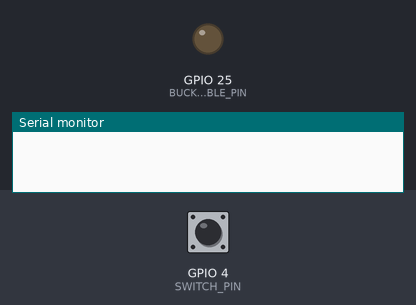
Bench run of a sketch on a simulated ESP32. Parts: output pins drawn as LEDs (lit = HIGH), the last lines printed to the serial monitor. The inputs (shaded band) are chosen by the test bench; at power-on: GPIO 4 (SWITCH_PIN) HIGH.

Above: at 1.2 s.
1.3 s: GPIO 4 (SWITCH_PIN) pulled LOW for 0.15 s
At 1.6 s:
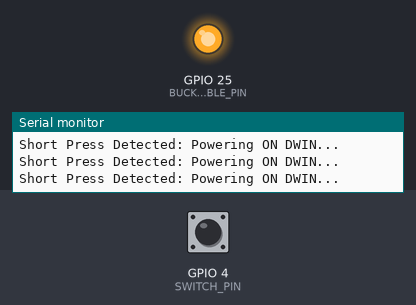
2.9 s: GPIO 4 (SWITCH_PIN) pulled LOW for 1 s
Timing chart, 0 to 5.9 s (numbered marks = the images above; inputs shaded):
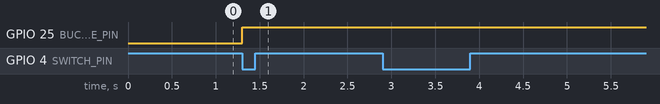

The sketch:

DWIN_with_Buck.ino
```cpp
// #define BUCK_ENABLE_PIN 25  // Change to your desired GPIO

// void setup() {
//   Serial.begin(115200);
//   pinMode(BUCK_ENABLE_PIN, INPUT_PULLDOWN);
//   pinMode(BUCK_ENABLE_PIN, OUTPUT);


//   // Start with buck disabled

// }

// void loop() {

//     // Wait 3 seconds

//   // Enable buck to power DWIN
//   digitalWrite(BUCK_ENABLE_PIN, HIGH);
//   Serial.println("Buck Enabled - DWIN Power ON");
//   delay(6000);  // Wait 5 seconds

//   //Disable again for test
//   digitalWrite(BUCK_ENABLE_PIN, LOW);
//   Serial.println("Buck Disabled - DWIN Power OFF");// Nothing in loop – one-time test in setup()
//   delay(6000);

#include <Arduino.h>
#include "HardwareSerial.h"
#include "driver/uart.h"

#define UART_NUM UART_NUM_2  // Using UART2 for communication
#define TX_PIN 17  // ESP32 UART TX
#define RX_PIN 16  // ESP32 UART RX
#define SWITCH_PIN 4  // GPIO for switch
#define BUCK_ENABLE_PIN 25  // GPIO connected to buck converter ENABLE

// Define UART Configuration
uart_config_t uart_config = {
    .baud_rate = 115200,
    .data_bits = UART_DATA_8_BITS,
    .parity = UART_PARITY_DISABLE,
    .stop_bits = UART_STOP_BITS_1,
    .flow_ctrl = UART_HW_FLOWCTRL_DISABLE,
    .source_clk = UART_SCLK_APB,
};

// Define Data Frames for Display Control
//uint8_t switchHomePage[] = {0x5A, 0xA5, 0x07, 0x82, 0x00, 0x84, 0x5A, 0x01, 0x00, 0x00};  // Home Page
uint8_t switchInstantConfirmationPage[] = {0x5A, 0xA5, 0x07, 0x82, 0x00, 0xE8, 0x5A, 0x01, 0x00, 0x15};  // Confirmation Page
//uint8_t removeOverlayScreen[] = {0x5A, 0xA5, 0x05, 0x82, 0x00, 0xE8, 0x00, 0x00};

// Interrupt variables
volatile bool longPressDetected = false;
volatile unsigned long pressStartTime = 0;
bool waitingForUserInput = false;
bool systemPoweredOn = true;

// Interrupt Service Routine
void IRAM_ATTR switchISR() {
    if (digitalRead(SWITCH_PIN) == LOW) {
        if (pressStartTime == 0) {
            pressStartTime = millis();
        }
    } else {
        if (pressStartTime > 0) {
            if ((millis() - pressStartTime) >= 1000) {
                longPressDetected = true;
            }
        }
        pressStartTime = 0;
    }
}

void sendUartCommand(uint8_t *command, size_t length) {
    uart_write_bytes(UART_NUM, (const char*)command, length);
}

void processUserInput() {
    uint8_t data[10];
    systemPoweredOn = false;
    int len = uart_read_bytes(UART_NUM, data, sizeof(data), 200 / portTICK_PERIOD_MS);

    if (len > 0) {
        Serial.print("Received UART Data: ");
        for (int i = 0; i < len; i++) {
            Serial.print(data[i], HEX);
            Serial.print(" ");
        }
        Serial.println();

        if (len >= 9 && data[0] == 0x5A && data[1] == 0xA5 && data[2] == 0x06 &&
            data[3] == 0x83 && data[4] == 0x89 && data[5] == 0x00 &&
            data[6] == 0x01 && data[7] == 0x00 && data[8] == 0x01) {

            Serial.println("Proceed Confirmed: Shutting down DWIN power...");
            digitalWrite(BUCK_ENABLE_PIN, LOW);  // Cut power to DWIN
            delay(200);
            //sendUartCommand(removeOverlayScreen, sizeof(removeOverlayScreen));  // Optional
            waitingForUserInput = false;
            systemPoweredOn = true;
        }
    }
}

void setup() {
    Serial.begin(115200);

    uart_param_config(UART_NUM, &uart_config);
    uart_set_pin(UART_NUM, TX_PIN, RX_PIN, UART_PIN_NO_CHANGE, UART_PIN_NO_CHANGE);
    uart_driver_install(UART_NUM, 1024 * 2, 0, 0, NULL, 0);

    pinMode(SWITCH_PIN, INPUT_PULLUP);
    attachInterrupt(digitalPinToInterrupt(SWITCH_PIN), switchISR, CHANGE);

    pinMode(BUCK_ENABLE_PIN, INPUT_PULLDOWN);
    pinMode(BUCK_ENABLE_PIN, OUTPUT);
    digitalWrite(BUCK_ENABLE_PIN, LOW);  // Keep DWIN powered OFF at startup

    //sendUartCommand(switchHomePage, sizeof(switchHomePage));  // Ready the page (if powered later)
}

void loop() {
    if (systemPoweredOn && digitalRead(SWITCH_PIN) == LOW) {
        Serial.println("Short Press Detected: Powering ON DWIN...");
        digitalWrite(BUCK_ENABLE_PIN, HIGH);  // Power ON DWIN
        // delay(100);
        // sendUartCommand(switchHomePage, sizeof(switchHomePage));
        // systemPoweredOn = false;
    }

    if (longPressDetected) {
        Serial.println("Long Press Detected: Showing Confirmation Page...");
        systemPoweredOn = false;
        sendUartCommand(switchInstantConfirmationPage, sizeof(switchInstantConfirmationPage));
        waitingForUserInput = true;
        longPressDetected = false;
    }

    if (waitingForUserInput) {
        processUserInput();
    }

    delay(10);
}


// }
```

Measured:
- after the input at 1.3 s, GPIO 25 (BUCK_ENABLE_PIN): LOW → HIGH at once
